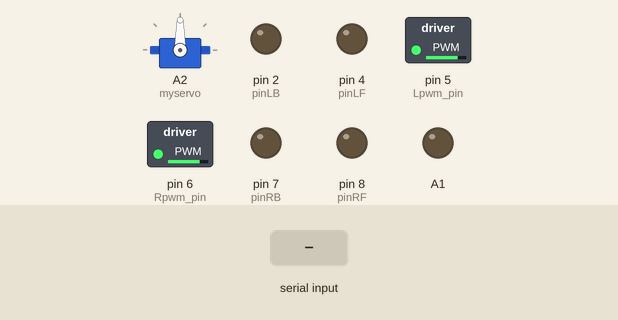
Simulated run of this sketch. Board: Arduino Uno, built with avr-gcc and run on an emulated ATmega328P. Shown: servo, switched loads named in the sketch (green lamp = pin HIGH), output pins drawn as LEDs (lit = HIGH). Inputs (shaded band) come from the test bench. What the sketch prints to the serial monitor is not drawn.

Above: at 1.2 s.
1.3 s: "move_forward\n" received over Serial
At 2.1 s:
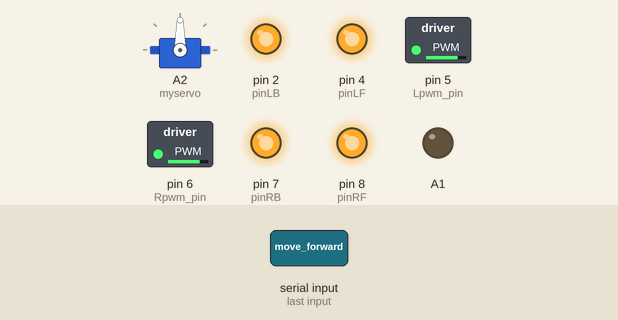
2.8 s: "90:45:200\n" received over Serial
At 3.1 s:
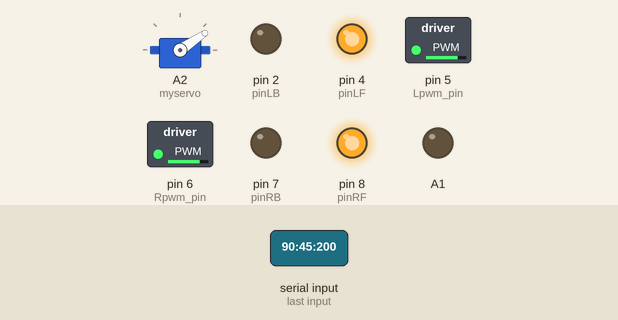
4.3 s: byte 10 ('\n') received over Serial
At 5.1 s:
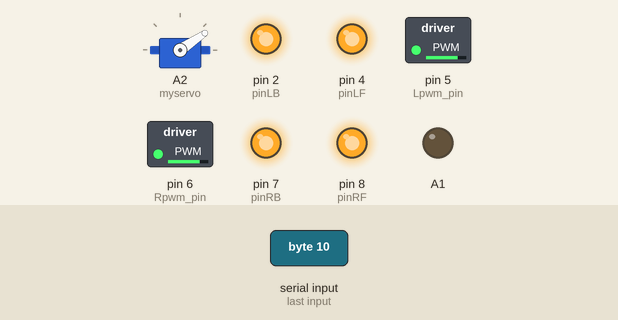
5.8 s: "30:150:10\n" received over Serial
At 6.6 s:
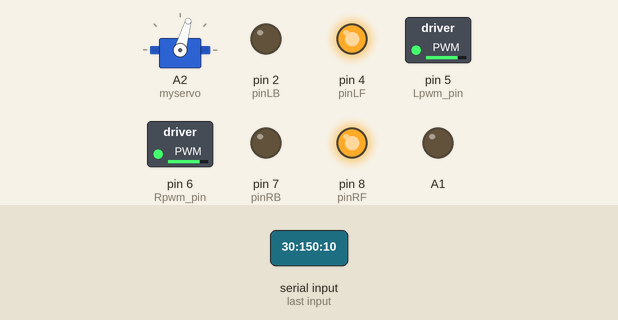
7.3 s: "move_backward\n" received over Serial
At 7.9 s:
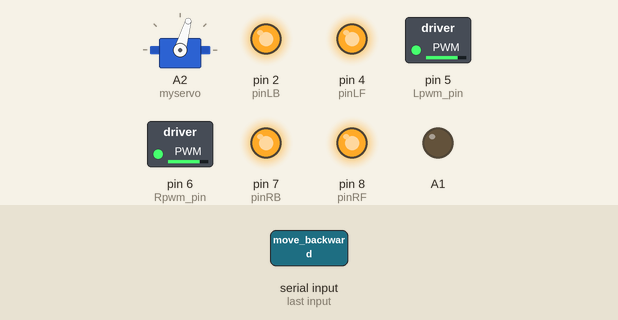
8.8 s: "90:45\n" received over Serial
At 9.9 s:
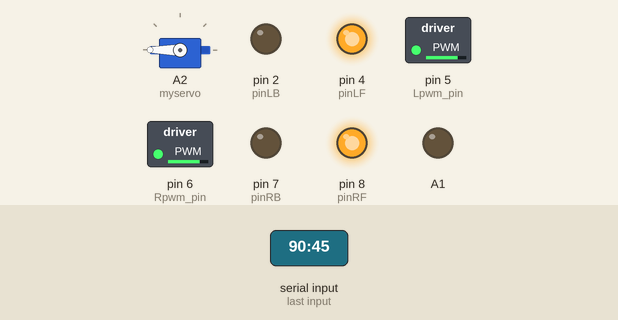
Timing chart, 0 to 11.3 s (numbered marks = the images above; inputs shaded):
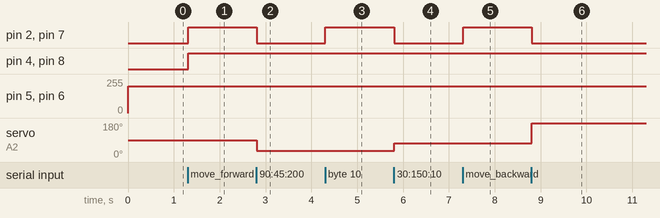

Measured:
- after the input at 1.3 s, pin 2 (pinLB), pin 4 (pinLF), pin 7 (pinRB), pin 8 (pinRF): LOW → HIGH at once
- after the input at 2.8 s, pin 2 (pinLB), pin 7 (pinRB): HIGH → LOW at once; servo on A2 (myservo): 90° → 34° at once
- after the input at 4.3 s, pin 2 (pinLB), pin 7 (pinRB): LOW → HIGH at once
- after the input at 5.8 s, pin 2 (pinLB), pin 7 (pinRB): HIGH → LOW at once; servo on A2 (myservo): 34° → 74° at once
- after the input at 7.3 s, pin 2 (pinLB), pin 7 (pinRB): LOW → HIGH at once
- after the input at 8.8 s, pin 2 (pinLB), pin 7 (pinRB): HIGH → LOW at once; servo on A2 (myservo): 74° → 180° at once

The sketch:

pino-Arduino.ino
```cpp
#include <Servo.h>
#define Lpwm_pin 5 // pin of controlling speed---- ENA of motor driver board
#define Rpwm_pin 6 // pin of controlling speed---- ENB of motor driver board
int pinLB = 2;     // pin of controlling turning---- IN1 of motor driver board
int pinLF = 4;     // pin of controlling turning---- IN2 of motor driver board
int pinRB = 7;     // pin of controlling turning---- IN3 of motor driver board
int pinRF = 8;     // pin of controlling turning---- IN4 of motor driver board
Servo myservo;
volatile int DL;
volatile int DM;
volatile int DR;
String command = "";

bool manualMode = false;


float checkdistance() {
  digitalWrite(A1, LOW);
  delayMicroseconds(2);
  digitalWrite(A1, HIGH);
  delayMicroseconds(10);
  digitalWrite(A1, LOW);
  float distance = pulseIn(A0, HIGH) / 58.00;
  delay(10);
  return distance;
}

void Detect_obstacle_distance() {
  myservo.write(160);
  for (int i = 0; i < 3; i = i + 1) {
    DL = checkdistance();
    delay(100);
  }
  myservo.write(20);
  for (int i = 0; i < 3; i = i + 1) {
    DR = checkdistance();
    delay(100);
  }
}

void setup() {
  Serial.begin(9600);
  Serial.println("Starting");
  myservo.attach(A2);
  pinMode(A1, OUTPUT);
  pinMode(A0, INPUT);
  pinMode(pinLB, OUTPUT);    // /pin 2
  pinMode(pinLF, OUTPUT);    // pin 4
  pinMode(pinRB, OUTPUT);    // pin 7
  pinMode(pinRF, OUTPUT);    // pin 8
  pinMode(Lpwm_pin, OUTPUT); // pin 5 (PWM)
  pinMode(Rpwm_pin, OUTPUT); // pin6(PWM)
  DL = 0;
  DM = 0;
  DR = 0;
  myservo.write(90);
}


void loop() {
  Set_Speed(200);

  // Listen to serial for joystick
  while (Serial.available()) {
    char c = Serial.read();
    command += c;
    if (c == '\n') { // End of command
      processJoystick(command);
      command = ""; // Reset command string
    }
  }


//  // Set up serial message receiving
//  while (Serial.available()) {
//    char c = Serial.read();
//    if (c == '\n') { // End of command
//      processCommand(command);
//      command = ""; // Reset command string
//    } else {
//      command += c; // Append character to command string
//    }
//  }


  // if (Serial.available() > 0) {
  //     char command = Serial.read();
  //     Serial.println(command);
  //     switch (command) {
  //         case 'f': // Move Forward
  //             advance();
  //             delay(2000);
  //             stopp();
  //             break;
  //         case 'b': // Move Backward
  //             back();
  //             delay(2000);
  //             stopp();
  //             break;
  //         case 'l': // Turn Left
  //             turnL();
  //             delay(1000);
  //             stopp();
  //             break;
  //         case 'r': // Turn Right
  //             turnR();
  //             delay(1000);
  //             stopp();
  //             break;
  //         case 's': // Stop
  //             stopp();
  //             break;
  //         case 'h':
  //             myservo.write(160);
  //             delay(100);
  //             myservo.write(20);
  //             delay(100);
  //             myservo.write(85);
  //         default:
  //             break;
  //     }
  // }
}

// void loop(){
//   DM = checkdistance();
//   if (DM < 30) {
//     stopp();
//     Set_Speed(0);
//     delay(1000);
//     Detect_obstacle_distance();
//     if (DL < 50 || DR < 50) {
//       if (DL > DR) {
//         myservo.write(90);
//         turnL();
//         Set_Speed(200);
//         delay(200);
//         advance();
//         Set_Speed(200);

//       } else {
//         myservo.write(90);
//         turnR();
//         Set_Speed(200);
//         delay(200);
//         advance();
//         Set_Speed(200);

//       }

//     } else {
//       if (random(1, 10) > 5) {
//         myservo.write(90);
//         turnL();
//         Set_Speed(200);
//         delay(200);
//         advance();
//         Set_Speed(200);

//       } else {
//         myservo.write(90);
//         turnR();
//         Set_Speed(200);
//         delay(200);
//         advance();
//         Set_Speed(200);

//       }

//     }

//   } else {
//     advance();
//     Set_Speed(130);

//   }

// }


// Robot movement functions
void Set_Speed(unsigned char pwm) // function of setting speed
{
  analogWrite(Lpwm_pin, pwm);
  analogWrite(Rpwm_pin, pwm);
}
void advance() //  going forward
{
  digitalWrite(pinRB, LOW); // making motor move towards right rear
  digitalWrite(pinRF, HIGH);
  digitalWrite(pinLB, LOW); // making motor move towards left rear
  digitalWrite(pinLF, HIGH);
}
void turnR() // turning right(dual wheel)
{
  digitalWrite(pinRB, LOW); // making motor move towards right rear
  digitalWrite(pinRF, HIGH);
  digitalWrite(pinLB, HIGH);
  digitalWrite(pinLF, LOW); // making motor move towards left front
}
void turnL() // turning left(dual wheel)
{
  digitalWrite(pinRB, HIGH);
  digitalWrite(pinRF, LOW); // making motor move towards right front
  digitalWrite(pinLB, LOW); // making motor move towards left rear
  digitalWrite(pinLF, HIGH);
}
void stopp() // stop
{
  digitalWrite(pinRB, HIGH);
  digitalWrite(pinRF, HIGH);
  digitalWrite(pinLB, HIGH);
  digitalWrite(pinLF, HIGH);
}
void back() // back up
{
  digitalWrite(pinRB, HIGH); // making motor move towards right rear
  digitalWrite(pinRF, LOW);
  digitalWrite(pinLB, HIGH); // making motor move towards left rear
  digitalWrite(pinLF, LOW);
}
void shakehead()
{
    myservo.write(160);
    delay(100);
    myservo.write(20);
    delay(100);
    myservo.write(85);
    myservo.write(160);
    delay(100);
    myservo.write(20);
    delay(100);
    myservo.write(85);
    myservo.write(160);
    delay(100);
    myservo.write(20);
    delay(100);
    myservo.write(85);
    myservo.write(160);
    delay(100);
    myservo.write(20);
    delay(100);
    myservo.write(85);
}


// Process serial messages
void processCommand(String cmd) {
  cmd.trim(); // Remove whitespace

  //  ChatGPT commands  //
       if (cmd == "move_forward")
  {
    advance();
    delay(2000);
    stopp();
  }
  else if (cmd == "move_backward") {
    back();
    delay(2000);
    stopp();
  }
  else if (cmd == "turn_left") {
    turnL();
    delay(1000);
    stopp();
  }
  else if (cmd == "turn_right") {
    turnR();
    delay(1000);
    stopp();
  }
  else if (cmd == "shake_head") {
    shakehead();
  }

  //  Joystick commands  //
  else if (cmd == "joystick_move_forward") {
    while (cmd == "joystick_move_forward") {
      advance();
    }
    stopp();
  }
  else if (cmd == "joystick_move_backward") {
    while (cmd == "joystick_move_backward") {
      back();
    }
    stopp();
  }
  else if (cmd == "joystick_turn_left") {
    while (cmd == "joystick_turn_left") {
      turnL();
    }
    stopp();
  }
  else if (cmd == "joystick_turn_right") {
    while (cmd == "joystick_turn_right") {
      turnR();
    }
    stopp();
  }
  else if (cmd == "joystick_shake_head") {
    shakehead();
  }
  else {
    Serial.println("Invalid Command");
  }
}


void processJoystick(String cmd) {
  // Example command: "1.00:0.80:1.00"

  cmd.trim();  // Remove whitespace

  int colon1 = cmd.indexOf(':');
  int colon2 = cmd.indexOf(':', colon1 + 1);

  float linearX = cmd.substring(0, colon1).toFloat();
  float angularZ = cmd.substring(colon1 + 1, colon2).toFloat();
  float dpad_H = cmd.substring(colon2 + 1).toFloat();

  int headturn_speed = 4;
  float linearX_deadzone = 0.40;
  float angularZ_deadzone = 0.40;

  // Turn Head
  if (dpad_H != 0) {
    int position = myservo.read();
    position = position + (headturn_speed * dpad_H);
    myservo.write(position);
  }

  if (linearX > 0 + linearX_deadzone) {
    advance();
  }
  else if (linearX < 0 - linearX_deadzone) {
    back();
  }
  else if (angularZ > 0 + angularZ_deadzone) {
    turnL();
  }
  else if (angularZ < 0 - angularZ_deadzone) {
    turnR();
  }
  else {
    stopp();
  }


  // if (directive == "joystick_turn_head") {
  //   int position = myservo.read();
  //   position = position + (scale * axisValue);
  //   myservo.write(position);
  // }
  //
  // else if (directive == "joystick_move") {
  //   if (axisValue > 0 + leftX_deadzone) {
  //     advance();
  //   }
  //   else if (axisValue < 0 - leftX_deadzone) {
  //     back();
  //   }
  //   else {
  //     stopp();
  //   }
  // }
  //
  // else if (directive == "joystick_turn") {
  //   if (axisValue > 0 + rightZ_deadzone) {
  //     turnL();
  //   }
  //   else if (axisValue < 0 - rightZ_deadzone) {
  //     turnR();
  //   }
  //   else {
  //     stopp();
  //   }
  // }
}
```
